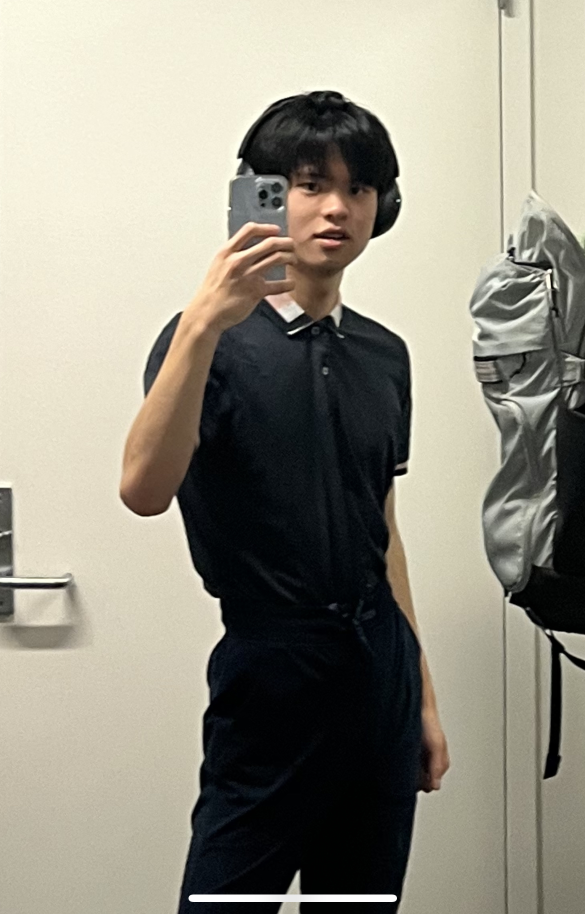
#> input picture Misc/test.PNG, 1170 x 1828 px (shown at 1/2 size)
$ python learnIO.py
#> lines starting #> are read from the running program, lines starting #| are printed output that depends on the picture
import cv2
import numpy as np
import os

# loading an image
image = cv2.imread("test.PNG")
#> image is the input picture: shape (1828, 1170, 3); mean B, G, R 131.3, 144.8, 148.7

# convert to bits array - 1d
byteArray = bytearray(image)
# print(byteArray)

# generate a random color image
rba = bytearray(os.urandom(120000))
flatArray = np.array(rba)

# to gray image
grayImage = flatArray.reshape(300,400)
cv2.imwrite("randomGray.jpg", grayImage)
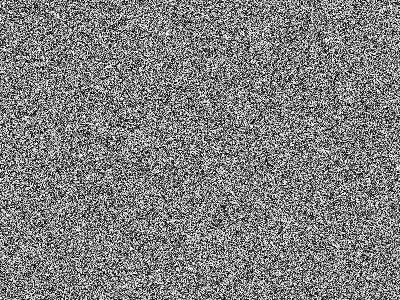
#> saved as randomGray.jpg: shape (300, 400); min 0, max 255, mean 127.2

# to color image
bgrImage = flatArray.reshape(100,400,3)
cv2.imwrite("randomColor.jpg", bgrImage)
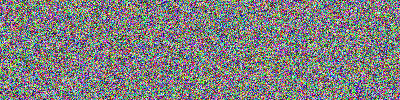
#> saved as randomColor.jpg: shape (100, 400, 3); mean B, G, R 127.2, 126.9, 127.4

# saving an image
cv2.imwrite("MyTest.jpg",image)

$ run again, with Misc/moon_target.png copied over Misc/test.PNG
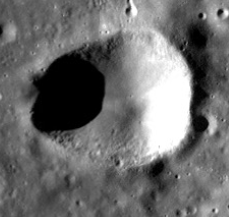
#> input picture Misc/moon_target.png, 229 x 217 px
#> image is the input picture: shape (217, 229, 3); min 0, max 255, mean 108.5
#> `cv2.imwrite("randomGray.jpg", grayImage)`:
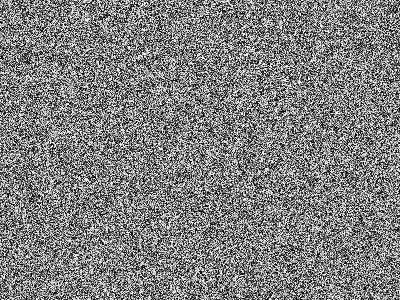
#> saved as randomGray.jpg: shape (300, 400); min 0, max 255, mean 127.5
#> `cv2.imwrite("randomColor.jpg", bgrImage)`:
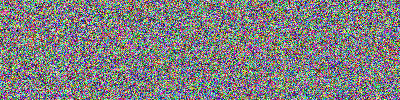
#> saved as randomColor.jpg: shape (100, 400, 3); mean B, G, R 127.9, 126.9, 127.6
